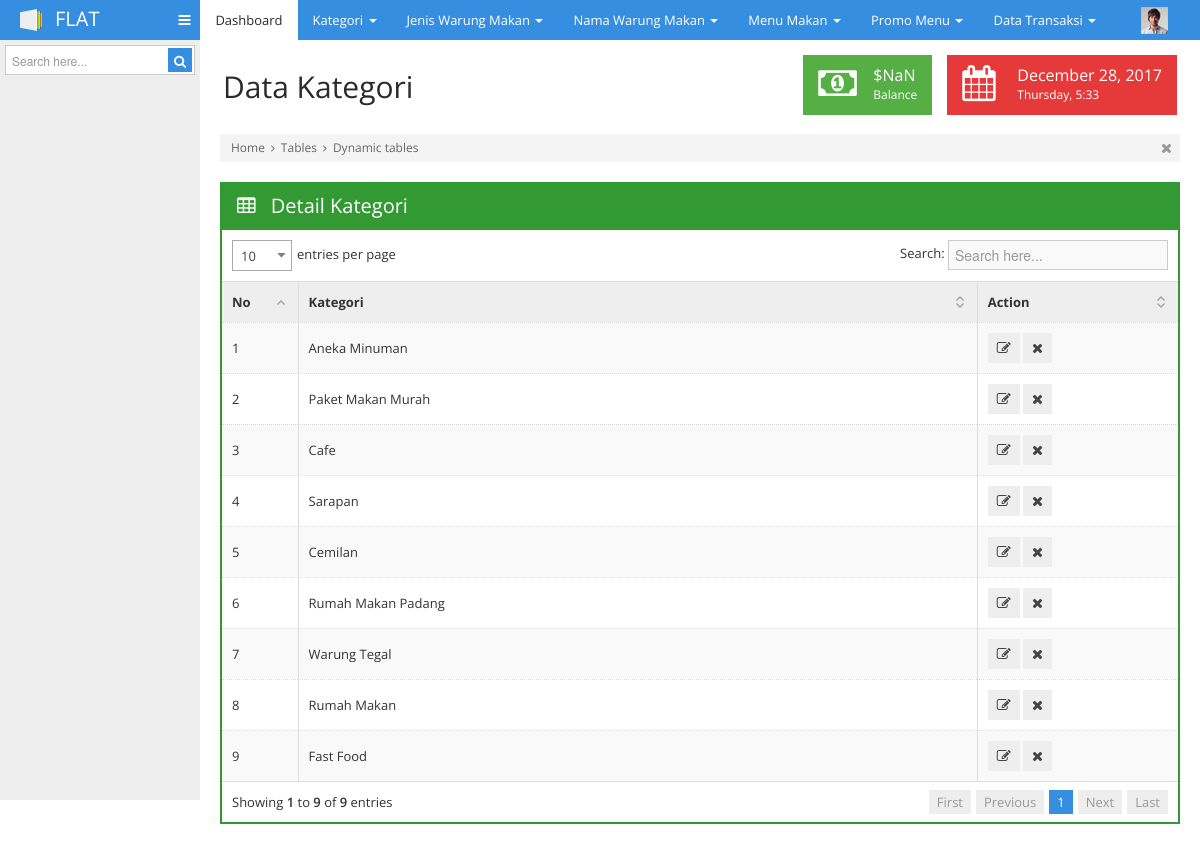
The app's page /admin/content.php?page=data-kategori (signed in) with its own data.
### tables this page shows
CREATE TABLE IF NOT EXISTS `tb_kategori` (
  `id_kategori` int(11) NOT NULL AUTO_INCREMENT,
  `kategori` varchar(100) NOT NULL,
  PRIMARY KEY (`id_kategori`)
);

### admin/pages/data-kategori.php (the view, shortened to what this page needs)
<div id="main">
			<div class="container-fluid">
				<div class="page-header">
					<div class="pull-left">
						<h1>Data Kategori</h1>
					</div>
					<div class="pull-right">
						<ul class="stats">
							<li class='satgreen'>
								<i class="icon-money"></i>
								<div class="details">
									<span class="big">$324,12</span>
									<span>Balance</span>
								</div>
							</li>
							<li class='lightred'>
								<i class="icon-calendar"></i>
								<div class="details">
									<span class="big">February 22, 2013</span>
									<span>Wednesday, 13:56</span>
								</div>
							</li>
						</ul>
					</div>
				</div>
				<div class="breadcrumbs">
					<ul>
						<li>
							<a href="more-login.html">Home</a>
							<i class="icon-angle-right"></i>
						</li>
						<li>
							<a href="tables-basic.html">Tables</a>
							<i class="icon-angle-right"></i>
						</li>
						<li>
							<a href="tables-dynamic.html">Dynamic tables</a>
						</li>
					</ul>
					<div class="close-bread">
						<a href="#">
							<i class="icon-remove"></i>
						</a>
					</div>
				</div>
				<div class="row-fluid">
					<div class="span12">
						<div class="box box-color box-bordered green">
							<div class="box-title">
								<h3>
									<i class="icon-table"></i>
									Detail Kategori
								</h3>
							</div>
							<div class="box-content nopadding">
								<table class="table table-bordered table-hover table-nomargin table-striped dataTable dataTable-reorder">
									<thead>
										<tr>
											<th width="5%">No</th>
											<th>Kategori</th>
											<th width="20%">Action</th>
										</tr>
									</thead>
									<tbody>
									<?php
										$query=mysql_query("SELECT * FROM tb_kategori ORDER BY id_kategori DESC");
										$no=0;
											while($data=mysql_fetch_array($query)){
												$no++;
									?>
										<tr>
											<td><?php echo $no ?></td>
											<td><?php echo $data['kategori'] ?></td>
											<td class='hidden-480'>
												<a href="content.php?page=edit-kategori&&kode=<?php echo base64_encode($data['id_kategori']) ?>" class="btn" rel="tooltip" title="Edit"><i class="icon-edit"></i></a>
												<a href="proses/delete.php?tabel=tb_kategori&&kode=id_kategori&&id=<?php echo $data['id_kategori'] ?>" class="btn" rel="tooltip" title="Delete"><i class="icon-remove"></i></a>
											</td>
										</tr>
										<?php } ?>
									</tbody>
								</table>
							</div>
						</div>
					</div>
				</div>
			</div>
		</div>

### records on screen
tb_kategori: kategori "Aneka Minuman"
tb_kategori: kategori "Paket Makan Murah"
tb_kategori: kategori "Cafe"
tb_kategori: kategori "Sarapan"
tb_kategori: kategori "Cemilan"
tb_kategori: kategori "Rumah Makan Padang"
tb_kategori: kategori "Warung Tegal"
tb_kategori: kategori "Rumah Makan"
tb_kategori: kategori "Fast Food"
